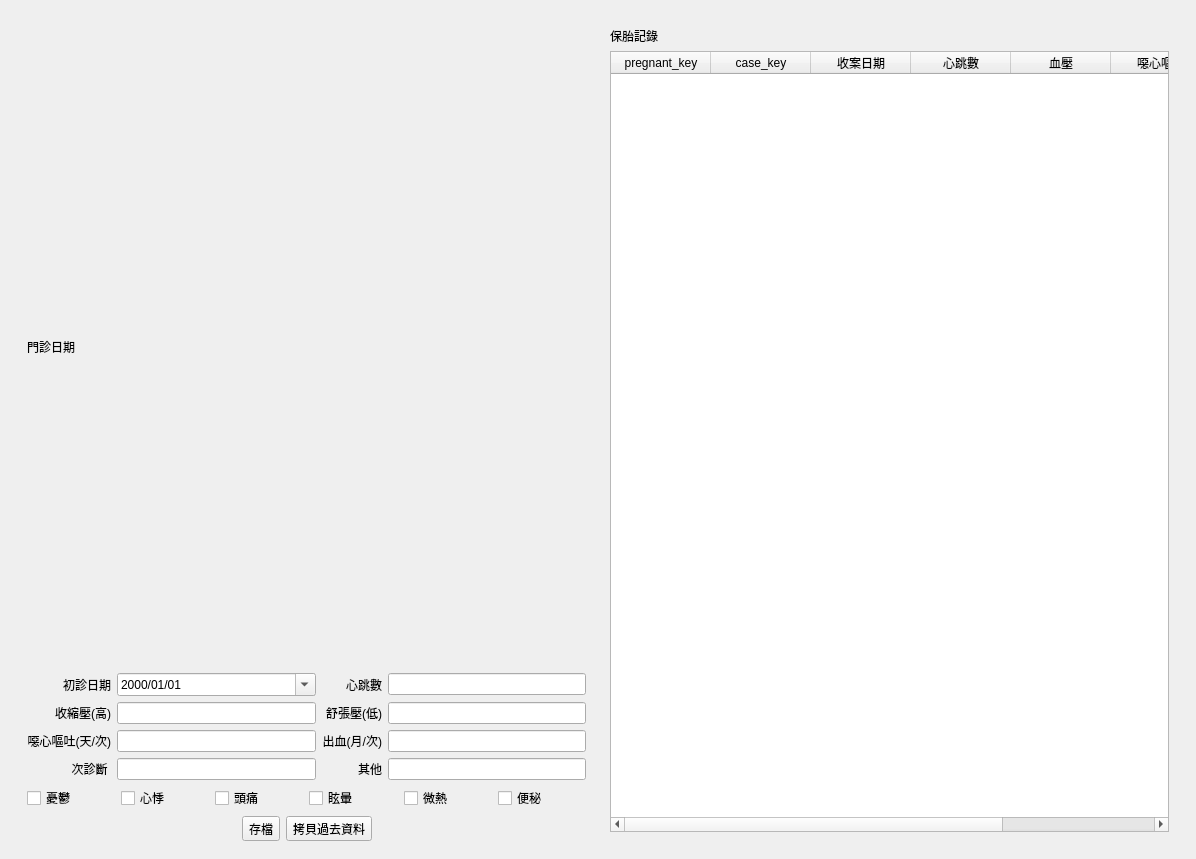
<?xml version="1.0" encoding="UTF-8"?>
<ui version="4.0">
 <class>MainWindow</class>
 <widget class="QMainWindow" name="MainWindow">
  <property name="geometry">
   <rect>
    <x>0</x>
    <y>0</y>
    <width>1196</width>
    <height>859</height>
   </rect>
  </property>
  <property name="windowTitle">
   <string>MainWindow</string>
  </property>
  <widget class="QWidget" name="centralwidget">
   <layout class="QVBoxLayout" name="verticalLayout_3">
    <item>
     <layout class="QHBoxLayout" name="horizontalLayout">
      <property name="leftMargin">
       <number>9</number>
      </property>
      <property name="topMargin">
       <number>9</number>
      </property>
      <property name="rightMargin">
       <number>9</number>
      </property>
      <property name="bottomMargin">
       <number>9</number>
      </property>
      <item>
       <layout class="QVBoxLayout" name="verticalLayout">
        <item>
         <layout class="QGridLayout" name="gridLayout_5">
          <property name="leftMargin">
           <number>9</number>
          </property>
          <property name="topMargin">
           <number>9</number>
          </property>
          <property name="rightMargin">
           <number>9</number>
          </property>
          <property name="bottomMargin">
           <number>0</number>
          </property>
          <property name="spacing">
           <number>6</number>
          </property>
          <item row="3" column="0">
           <widget class="QLabel" name="label_18">
            <property name="text">
             <string>噁心嘔吐(天/次)</string>
            </property>
            <property name="alignment">
             <set>Qt::AlignRight|Qt::AlignTrailing|Qt::AlignVCenter</set>
            </property>
           </widget>
          </item>
          <item row="1" column="1">
           <widget class="QDateEdit" name="dateEdit_first_date">
            <property name="displayFormat">
             <string>yyyy/MM/dd</string>
            </property>
            <property name="calendarPopup">
             <bool>true</bool>
            </property>
           </widget>
          </item>
          <item row="1" column="0">
           <widget class="QLabel" name="label_25">
            <property name="text">
             <string>初診日期</string>
            </property>
            <property name="alignment">
             <set>Qt::AlignRight|Qt::AlignTrailing|Qt::AlignVCenter</set>
            </property>
           </widget>
          </item>
          <item row="4" column="3">
           <widget class="QLineEdit" name="lineEdit_misc">
            <property name="clearButtonEnabled">
             <bool>true</bool>
            </property>
           </widget>
          </item>
          <item row="1" column="3">
           <widget class="QLineEdit" name="lineEdit_heartbeat">
            <property name="clearButtonEnabled">
             <bool>true</bool>
            </property>
           </widget>
          </item>
          <item row="5" column="0" colspan="4">
           <layout class="QGridLayout" name="gridLayout">
            <item row="0" column="0">
             <widget class="QCheckBox" name="checkBox_1">
              <property name="text">
               <string>憂鬱</string>
              </property>
             </widget>
            </item>
            <item row="0" column="1">
             <widget class="QCheckBox" name="checkBox_2">
              <property name="text">
               <string>心悸</string>
              </property>
             </widget>
            </item>
            <item row="0" column="5">
             <widget class="QCheckBox" name="checkBox_6">
              <property name="text">
               <string>便秘</string>
              </property>
             </widget>
            </item>
            <item row="0" column="3">
             <widget class="QCheckBox" name="checkBox_4">
              <property name="text">
               <string>眩暈</string>
              </property>
             </widget>
            </item>
            <item row="0" column="2">
             <widget class="QCheckBox" name="checkBox_3">
              <property name="text">
               <string>頭痛</string>
              </property>
             </widget>
            </item>
            <item row="0" column="4">
             <widget class="QCheckBox" name="checkBox_5">
              <property name="text">
               <string>微熱</string>
              </property>
             </widget>
            </item>
           </layout>
          </item>
          <item row="4" column="0">
           <widget class="QLabel" name="label_22">
            <property name="text">
             <string>次診斷 </string>
            </property>
            <property name="alignment">
             <set>Qt::AlignRight|Qt::AlignTrailing|Qt::AlignVCenter</set>
            </property>
           </widget>
          </item>
          <item row="2" column="2">
           <widget class="QLabel" name="label_15">
            <property name="text">
             <string>舒張壓(低)</string>
            </property>
            <property name="alignment">
             <set>Qt::AlignRight|Qt::AlignTrailing|Qt::AlignVCenter</set>
            </property>
           </widget>
          </item>
          <item row="2" column="3">
           <widget class="QLineEdit" name="lineEdit_bp_low">
            <property name="clearButtonEnabled">
             <bool>true</bool>
            </property>
           </widget>
          </item>
          <item row="1" column="2">
           <widget class="QLabel" name="label_19">
            <property name="text">
             <string>心跳數</string>
            </property>
            <property name="alignment">
             <set>Qt::AlignRight|Qt::AlignTrailing|Qt::AlignVCenter</set>
            </property>
           </widget>
          </item>
          <item row="3" column="3">
           <widget class="QLineEdit" name="lineEdit_bleed">
            <property name="clearButtonEnabled">
             <bool>true</bool>
            </property>
           </widget>
          </item>
          <item row="2" column="0">
           <widget class="QLabel" name="label_20">
            <property name="text">
             <string>收縮壓(高)</string>
            </property>
            <property name="alignment">
             <set>Qt::AlignRight|Qt::AlignTrailing|Qt::AlignVCenter</set>
            </property>
           </widget>
          </item>
          <item row="2" column="1">
           <widget class="QLineEdit" name="lineEdit_bp_high">
            <property name="clearButtonEnabled">
             <bool>true</bool>
            </property>
           </widget>
          </item>
          <item row="3" column="1">
           <widget class="QLineEdit" name="lineEdit_vomit">
            <property name="clearButtonEnabled">
             <bool>true</bool>
            </property>
           </widget>
          </item>
          <item row="3" column="2">
           <widget class="QLabel" name="label_21">
            <property name="text">
             <string>出血(月/次)</string>
            </property>
            <property name="alignment">
             <set>Qt::AlignRight|Qt::AlignTrailing|Qt::AlignVCenter</set>
            </property>
           </widget>
          </item>
          <item row="4" column="1">
           <widget class="QLineEdit" name="lineEdit_second_disease">
            <property name="clearButtonEnabled">
             <bool>true</bool>
            </property>
           </widget>
          </item>
          <item row="4" column="2">
           <widget class="QLabel" name="label_23">
            <property name="text">
             <string>其他</string>
            </property>
            <property name="alignment">
             <set>Qt::AlignRight|Qt::AlignTrailing|Qt::AlignVCenter</set>
            </property>
           </widget>
          </item>
          <item row="0" column="0" colspan="4">
           <widget class="QLabel" name="label_case_date">
            <property name="text">
             <string>門診日期</string>
            </property>
            <property name="alignment">
             <set>Qt::AlignLeading|Qt::AlignLeft|Qt::AlignVCenter</set>
            </property>
           </widget>
          </item>
         </layout>
        </item>
        <item>
         <layout class="QVBoxLayout" name="verticalLayout_physique"/>
        </item>
        <item>
         <layout class="QHBoxLayout" name="horizontalLayout_4">
          <item>
           <spacer name="horizontalSpacer">
            <property name="orientation">
             <enum>Qt::Horizontal</enum>
            </property>
            <property name="sizeHint" stdset="0">
             <size>
              <width>40</width>
              <height>20</height>
             </size>
            </property>
           </spacer>
          </item>
          <item>
           <widget class="QToolButton" name="toolButton_save">
            <property name="text">
             <string>存檔</string>
            </property>
            <property name="icon">
             <iconset>
              <normaloff>../icons/document-save.svg</normaloff>../icons/document-save.svg</iconset>
            </property>
            <property name="toolButtonStyle">
             <enum>Qt::ToolButtonTextBesideIcon</enum>
            </property>
           </widget>
          </item>
          <item>
           <widget class="QToolButton" name="toolButton_copy">
            <property name="text">
             <string>拷貝過去資料</string>
            </property>
            <property name="icon">
             <iconset>
              <normaloff>../icons/editcopy.svg</normaloff>../icons/editcopy.svg</iconset>
            </property>
            <property name="toolButtonStyle">
             <enum>Qt::ToolButtonTextBesideIcon</enum>
            </property>
           </widget>
          </item>
          <item>
           <spacer name="horizontalSpacer_2">
            <property name="orientation">
             <enum>Qt::Horizontal</enum>
            </property>
            <property name="sizeHint" stdset="0">
             <size>
              <width>40</width>
              <height>20</height>
             </size>
            </property>
           </spacer>
          </item>
         </layout>
        </item>
       </layout>
      </item>
      <item>
       <widget class="QFrame" name="frame1">
        <property name="maximumSize">
         <size>
          <width>700</width>
          <height>16777215</height>
         </size>
        </property>
        <layout class="QVBoxLayout" name="verticalLayout_4">
         <item>
          <widget class="QLabel" name="label">
           <property name="text">
            <string>保胎記錄</string>
           </property>
          </widget>
         </item>
         <item>
          <widget class="QTableWidget" name="tableWidget_past_pregnant">
           <property name="alternatingRowColors">
            <bool>true</bool>
           </property>
           <property name="selectionMode">
            <enum>QAbstractItemView::SingleSelection</enum>
           </property>
           <property name="selectionBehavior">
            <enum>QAbstractItemView::SelectRows</enum>
           </property>
           <column>
            <property name="text">
             <string>pregnant_key</string>
            </property>
           </column>
           <column>
            <property name="text">
             <string>case_key</string>
            </property>
           </column>
           <column>
            <property name="text">
             <string>收案日期</string>
            </property>
           </column>
           <column>
            <property name="text">
             <string>心跳數</string>
            </property>
           </column>
           <column>
            <property name="text">
             <string>血壓</string>
            </property>
           </column>
           <column>
            <property name="text">
             <string>噁心嘔吐</string>
            </property>
           </column>
           <column>
            <property name="text">
             <string>出血</string>
            </property>
           </column>
          </widget>
         </item>
         <item>
          <layout class="QVBoxLayout" name="verticalLayout_chart"/>
         </item>
        </layout>
       </widget>
      </item>
     </layout>
    </item>
   </layout>
  </widget>
 </widget>
 <resources/>
 <connections/>
</ui>
